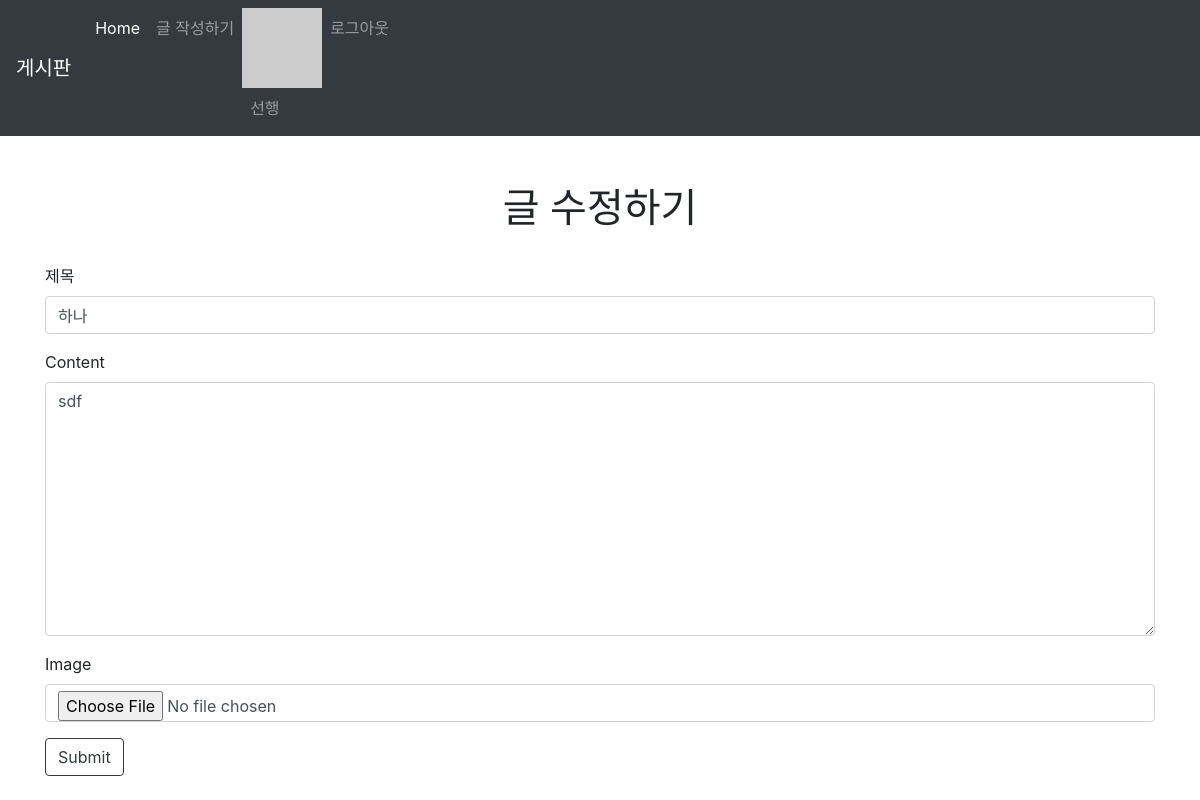
The page /articles/2/update/ (signed in) on the database its author committed.
### accounts/models.py (models this page shows)
class User(AbstractUser):
    followers = models.ManyToManyField(settings.AUTH_USER_MODEL, related_name='followings', blank=True)

### articles/models.py (models this page shows, shortened)
class Article(models.Model):
    title = models.CharField(max_length=10)
    content = models.TextField()
    image = models.ImageField(blank=True)
    image_thumbnail = ImageSpecField(
        processors=[ResizeToFit(300, 300)],
        format='JPEG',
        options={'quality': 80}
    )
    created_at = models.DateTimeField(auto_now_add=True)
    updated_at = models.DateTimeField(auto_now=True)
    user = models.ForeignKey(settings.AUTH_USER_MODEL, on_delete=models.CASCADE)
    like_users = models.ManyToManyField(settings.AUTH_USER_MODEL, related_name='like_articles', blank=True)
    hashtags = models.ManyToManyField(HashTag, blank=True, related_name='articles')

### articles/views.py (the view)
# urls.py: path('update/', views.update, name='update'),
def update(request, article_pk):
    article = get_object_or_404(Article, pk=article_pk)
    if request.user == article.user:
        if request.method == 'POST':
            article_form = ArticleForm(request.POST, instance=article)
            if article_form.is_valid():
                article = article_form.save()
                article.hashtags.clear()
                for word in article.content.split():
                    if word.startswith('#'):
                        hashtag, created = HashTag.objects.get_or_create(content=word)
                        article.hashtags.add(hashtag)
                return redirect('articles:detail', article.pk )
        else:
            article_form = ArticleForm(instance=article)
        context = {
            'article_form': article_form
        }
        return render(request, 'articles/form.html', context)
    else:
        return HttpResponseForbidden()

### articles/forms.py
class ArticleForm(forms.ModelForm):
    title = forms.CharField(
        max_length=10,
        label='제목',
        widget=forms.TextInput(
            attrs={
                'placeholder': '제목을 입력바랍니다.'
            }
        )
    )
    class Meta:
        model = Article
        fields = ('title', 'content', 'image', )

### articles/templatetags/gravatar.py (called while the page is built)
@register.filter
def makehash(user):
    email = user.email
    social_user = user.socialaccount_set.all().first()
    if social_user:
        return social_user.extra_data.get('properties').get('profile_image')
    return "https://www.gravatar.com/avatar/" + hashlib.md5(email.strip().lower().encode('utf-8')).hexdigest()

### articles/templates/articles/form.html (shortened to what this page needs)
{% extends 'articles/base.html' %}
{% load bootstrap4 %}
{% block body %}
{% if request.resolver_match.url_name == 'create' %}
  <h1 class="text-center">글 작성하기</h1>
{% else %}
  <h1 class="text-center">글 수정하기</h1>
{% endif %}
<br>
<form action="" method="POST" class="form" enctype="multipart/form-data">
  {% bootstrap_form article_form %}
  {% buttons %}
    <button type="submit" class="btn btn-outline-dark">Submit</button>
  {% endbuttons %}
</form>
{% endblock %}

### articles/templates/_navbar.html (shortened to what this page needs)
<nav class="navbar navbar-expand-lg navbar-dark bg-dark">
  <a class="navbar-brand" href="{% url 'articles:index' %}">게시판</a>
  <div class="collapse navbar-collapse" id="navbarNav">
    <ul class="navbar-nav">
      <li class="nav-item active">
        <a class="nav-link" href="{% url 'articles:index' %}">Home <span class="sr-only">(current)</span></a>
      </li>
      {% if user.is_authenticated %}
      <li class="nav-item">
        <a class="nav-link" href="{% url 'articles:create' %}">글 작성하기</a>
      </li>
      <li class="nav-item">
        {% load gravatar %}
        <img src="{{ user|makehash }}" alt="">
        <a class="nav-link" href="{% url 'accounts:profile' user.id %}">{{ user.username }}</a>
      </li>
      <li class="nav-item">
        <a class="nav-link" href="{% url 'accounts:logout' %}">로그아웃</a>
      </li>
      {% endif%}
    </ul>
  </div>
</nav>

### rows shown on the page
User: username "선행"
Article: title "하나", content "sdf"
